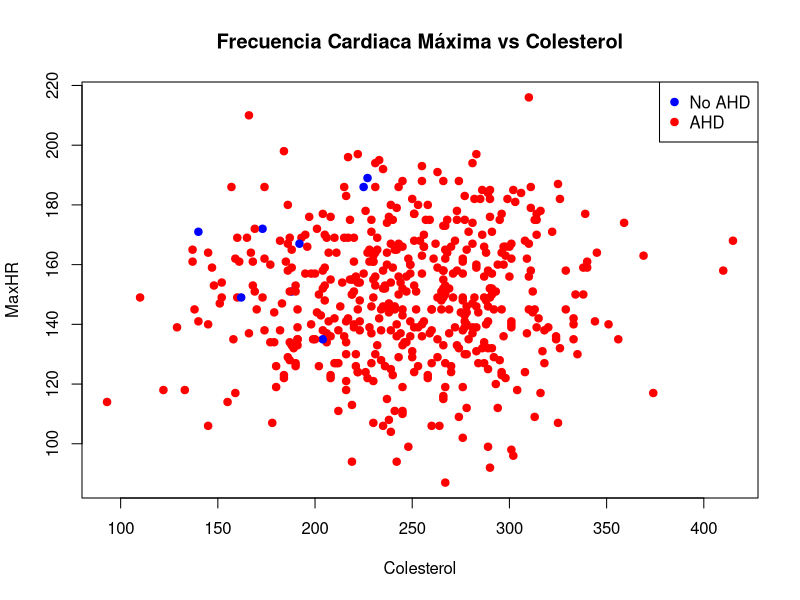

The R source for this figure:
## ---- chunk 1
knitr::opts_chunk$set(echo = TRUE)
## ---- chunk 2
set.seed(123)

n <- 500

age <- round(rnorm(n, mean = 54, sd = 9))
# Edad del paciente (en años). Promedio de 54 con una desviación estándar de 9.

sex <- rbinom(n, 1, 0.7)
# Sexo del paciente: 0 = mujer, 1 = hombre. Se asume 70% de hombres.

restbp <- round(rnorm(n, mean = 130, sd = 15))
# Presión arterial en reposo (en mm Hg). Promedio de 130 mm Hg.

chol <- round(rnorm(n, mean = 245, sd = 50))
# Nivel de colesterol sérico (en mg/dl). Promedio de 245.

fbs <- rbinom(n, 1, 0.15)
# Glucemia en ayunas: 1 = >120 mg/dl, 0 = <=120 mg/dl. Se asume ~15% de pacientes con glucosa alta.

restecg <- sample(0:2, n, replace = TRUE, prob = c(0.5, 0.4, 0.1))
# Resultados del electrocardiograma en reposo:
# 0 = normal, 1 = con anormalidad de la onda ST-T, 2 = hipertrofia ventricular izquierda probable.

maxhr <- round(rnorm(n, mean = 150, sd = 22))
# Frecuencia cardíaca máxima alcanzada durante el ejercicio.

exang <- rbinom(n, 1, 0.3)
# Angina inducida por ejercicio: 1 = sí, 0 = no. Se simula en 30% de los casos.

oldpeak <- round(runif(n, min = 0.0, max = 6.2), 1)
# Depresión del segmento ST inducida por el ejercicio en relación al reposo.

slope <- sample(1:3, n, replace = TRUE, prob = c(0.45, 0.4, 0.15))
# Pendiente del segmento ST durante el ejercicio:
# 1 = ascendente, 2 = plana, 3 = descendente.

ca <- sample(0:4, n, replace = TRUE, prob = c(0.6, 0.2, 0.1, 0.07, 0.03))
# Número de vasos principales coloreados por fluoroscopía (de 0 a 4).

# Variables categóricas
chest_pain <- sample(c("typical", "asymptomatic", "nonanginal", "nontypical"),
                     n, replace = TRUE, prob = c(0.25, 0.35, 0.25, 0.15))
# Resultado del test de talio:
# "normal" = flujo sanguíneo normal, "fixed" = defecto fijo, "reversable" = defecto reversible.
thal <- sample(c("normal", "fixed", "reversable"),
               n, replace = TRUE, prob = c(0.6, 0.2, 0.2))

# Probabilidad de enfermedad cardíaca
logit <- -3 + 0.04 * age + 0.5 * sex + 0.03 * chol + 0.6 * fbs - 0.02 * maxhr + 0.3 * exang + 0.5 * oldpeak
prob_ahd <- 1 / (1 + exp(-logit))
ahd <- ifelse(runif(n) < prob_ahd, "Yes", "No")

heart_data <- data.frame(age, sex, chest_pain, restbp, chol, fbs, restecg,
                         maxhr, exang, oldpeak, slope, ca, thal, ahd)

head(heart_data)
## ---- chunk 3
table(heart_data$ahd)
## ---- chunk 4
plot(heart_data$chol, heart_data$maxhr,
     col = ifelse(heart_data$ahd == "Yes", "red", "blue"),
     pch = 19,
     xlab = "Colesterol", ylab = "MaxHR",
     main = "Frecuencia Cardiaca Máxima vs Colesterol")
legend("topright", legend = c("No AHD", "AHD"), col = c("blue", "red"), pch = 19)
